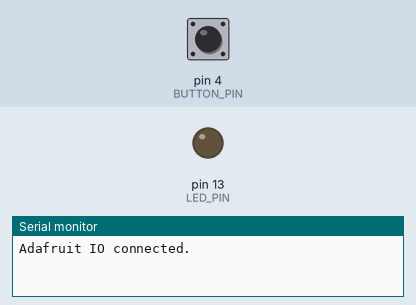
Recording of a sketch running on a simulated Arduino Uno, built for the host (arithmetic inside an expression is 32-bit, double 64-bit). Parts: output pins drawn as LEDs (lit = HIGH), the last lines printed to the serial monitor. The test bench sets the inputs (shaded band); at power-on: pin 4 (BUTTON_PIN) HIGH.

Above: at 2.7 s.
2.8 s: pin 4 (BUTTON_PIN) pulled LOW for 0.15 s
At 2.9 s:
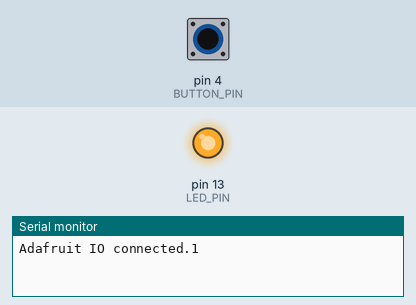
4.5 s: pin 4 (BUTTON_PIN) pulled LOW for 3.2 s
At 8.7 s:
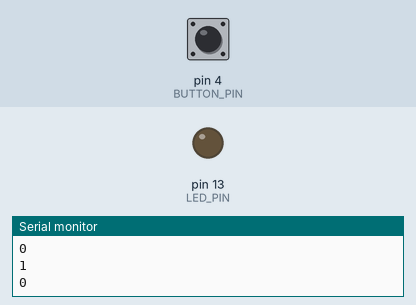
Timing chart, 0 to 10.2 s (numbered marks = the images above; inputs shaded):
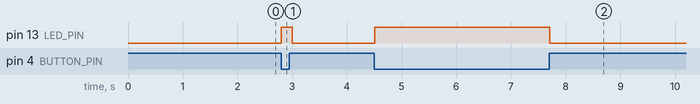

The sketch:

button_send_message.ino
```cpp
#define LED_PIN 13
#define BUTTON_PIN 4
#include "config.h"

// button state
int current = 0;
int last = 0;

AdafruitIO_Feed *button_post = io.feed("button_post");


void setup() {
  pinMode(LED_PIN, OUTPUT);
  pinMode(BUTTON_PIN, INPUT_PULLUP);
  Serial.begin(115200);

  //connect to Adafruit
  io.connect();
  while(io.status() < AIO_CONNECTED){//waiting for connection
    Serial.print(".");
    delay(500);
  }
  Serial.println();
  Serial.print(io.statusText());

}

void loop() {
  // grab the current state of the button.
  // we have to flip the logic because we are
  // using INPUT_PULLUP.
  io.run();


  if(digitalRead(BUTTON_PIN) == LOW)
    current = 1;
  else
    current = 0;

  // return if the value hasn't changed
  //button_post->save(current);
  if(current == last)
    return;
  Serial.println(current);
  if(current == 1){
    button_post->save("button has been pressed");
  }
  digitalWrite(LED_PIN, current);

  last = current;
}
```

config.h
```cpp
/************************ Adafruit IO Config *******************************/

// visit io.adafruit.com if you need to create an account,
// or if you need your Adafruit IO key.
#define IO_USERNAME    "YOUR_USERNAME_HERE"
#define IO_KEY         "YOUR_KEY_HERE"

/******************************* WIFI **************************************/

// the AdafruitIO_WiFi client will work with the following boards:
//   - HUZZAH ESP8266 Breakout -> https://www.adafruit.com/products/2471
//   - Feather HUZZAH ESP8266 -> https://www.adafruit.com/products/2821
//   - Feather M0 WiFi -> https://www.adafruit.com/products/3010
//   - Feather WICED -> https://www.adafruit.com/products/3056

#define WIFI_SSID       "OnePlus5"
#define WIFI_PASS       "dscdsc123"

// comment out the following two lines if you are using fona or ethernet
#include "AdafruitIO_WiFi.h"
AdafruitIO_WiFi io(IO_USERNAME, IO_KEY, WIFI_SSID, WIFI_PASS);


/******************************* FONA **************************************/

// the AdafruitIO_FONA client will work with the following boards:
//   - Feather 32u4 FONA -> https://www.adafruit.com/product/3027

// uncomment the following two lines for 32u4 FONA,
// and comment out the AdafruitIO_WiFi client in the WIFI section
// #include "AdafruitIO_FONA.h"
// AdafruitIO_FONA io(IO_USERNAME, IO_KEY);


/**************************** ETHERNET ************************************/

// the AdafruitIO_Ethernet client will work with the following boards:
//   - Ethernet FeatherWing -> https://www.adafruit.com/products/3201

// uncomment the following two lines for ethernet,
// and comment out the AdafruitIO_WiFi client in the WIFI section
// #include "AdafruitIO_Ethernet.h"
// AdafruitIO_Ethernet io(IO_USERNAME, IO_KEY);
```

Measured:
- after the input at 2.8 s, pin 13 (LED_PIN): LOW → HIGH at once, → LOW 0.20 s later
- after the input at 4.5 s, pin 13 (LED_PIN): LOW → HIGH at once, → LOW 3.2 s later
